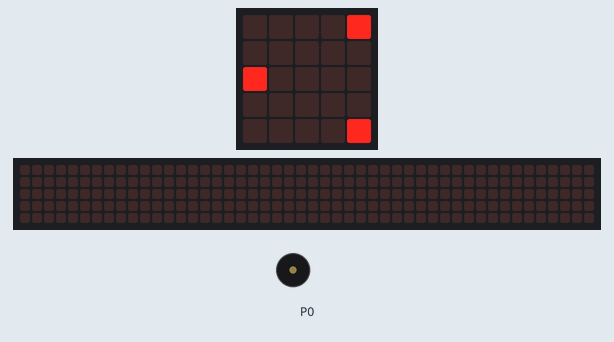
Bench run of a program on a simulated BBC micro:bit (MakeCode). On the bench: the board's 5×5 LED display, a strip that is not on the board, showing the scrolling text unrolled, buzzer (waves = sounding). The 48×5 strip is a reading aid, not a part: it shows the text the display is scrolling, unrolled, one strip-width of it at a time.

Above: at 4.24 s.
At 20.1 s:
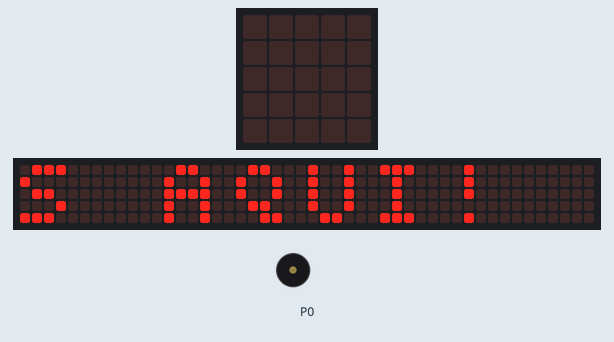
At 32.2 s:
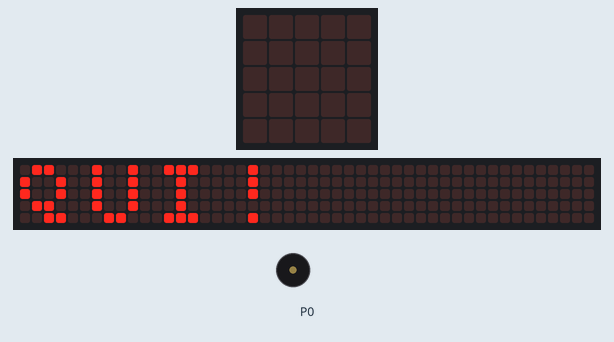
At 39.68 s:
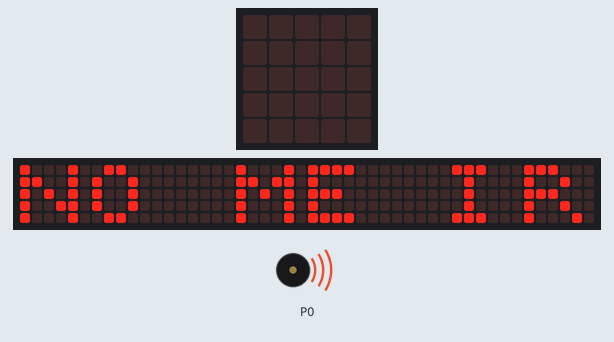
Timing chart, 0 to 40.0 s (numbered marks = the images above):
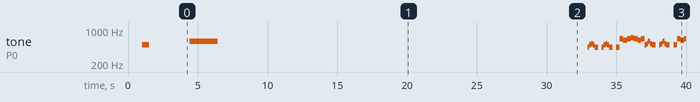

Measured:
- by itself, tone on P0: plays 494 Hz for 0.50 s, 587 Hz for 2.0 s, 440 Hz for 0.13 s, 494 Hz for 0.13 s, 523 Hz for 0.13 s, 494 Hz for 0.13 s … (34 notes in this stretch)
- what the display in image 0 shows lasts 2.4 s, from 4.0 s to 6.4 s
- what the display in image 1 shows lasts 0.7 s, from 20.1 s to 20.8 s

The program:

main.ts
```typescript
music.playMelody("- - B - - - - - ", 120)
basic.showLeds(`
    . . . . #
    . . . . .
    # . . . .
    . . . . .
    . . . . #
    `)
music.playTone(587, music.beat(BeatFraction.Breve))
basic.showString("QUE HACES AQUI!")
basic.showLeds(`
    . . . . #
    . . . . .
    # . . . .
    . . . . .
    . . . . #
    `)
basic.showString("SAL DE AQUI!")
music.startMelody(music.builtInMelody(Melodies.Chase), MelodyOptions.Forever)
basic.showLeds(`
    . . . . #
    . . . . .
    # . . . .
    . . . . .
    . . . . #
    `)
basic.showLeds(`
    . . . . .
    . . . # .
    # . . . .
    . . . . .
    . . . . #
    `)
basic.showLeds(`
    . . . . .
    . . . . .
    # . # . .
    . . . . .
    . . . . #
    `)
basic.showLeds(`
    . . . . .
    . . . . .
    # # . . .
    . . . . .
    . . . . #
    `)
basic.showString("NO ME IRE!")
soundExpression.mysterious.play()
basic.showLeds(`
    . . . . .
    . . . . .
    # # . . .
    . . . . .
    . . . # .
    `)
basic.showLeds(`
    . . . . .
    . . . . .
    # # . . .
    . . . . .
    . . # . .
    `)
basic.showLeds(`
    . . . . .
    . . . . .
    # # . . .
    . # . . .
    . . . . .
    `)
basic.showLeds(`
    . . . . .
    # . . . .
    # . . . .
    # . . . .
    . . . . .
    `)
basic.showLeds(`
    # . . . .
    # . . . .
    . . . . .
    . . . . .
    . . . . .
    `)
basic.showLeds(`
    # . . . .
    . . . . .
    . . . . .
    . . . . .
    . . . . .
    `)
soundExpression.happy.play()
basic.showString("FIN")
basic.showIcon(IconNames.Yes)
```

test.ts
```typescript
// aquí va el archivo "tests"; esto no se compilará cuando este paquete se utilice como una extensión.
```
